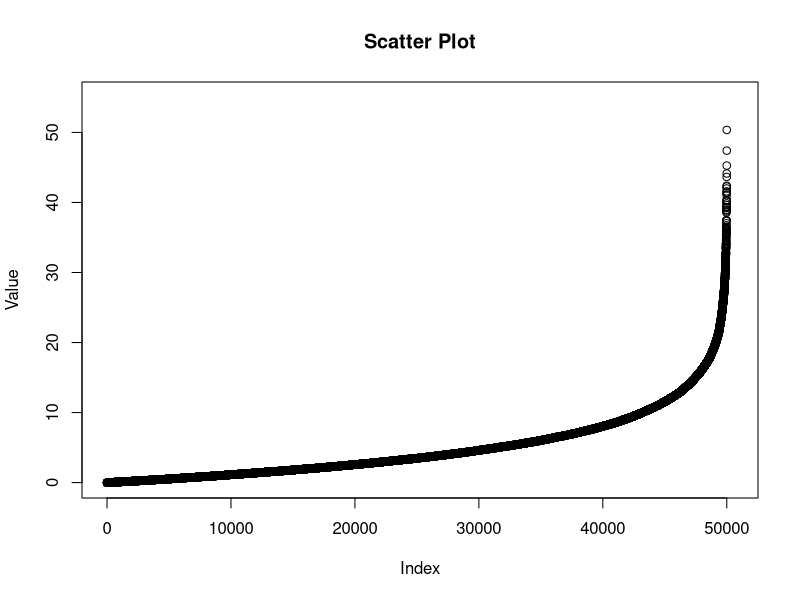
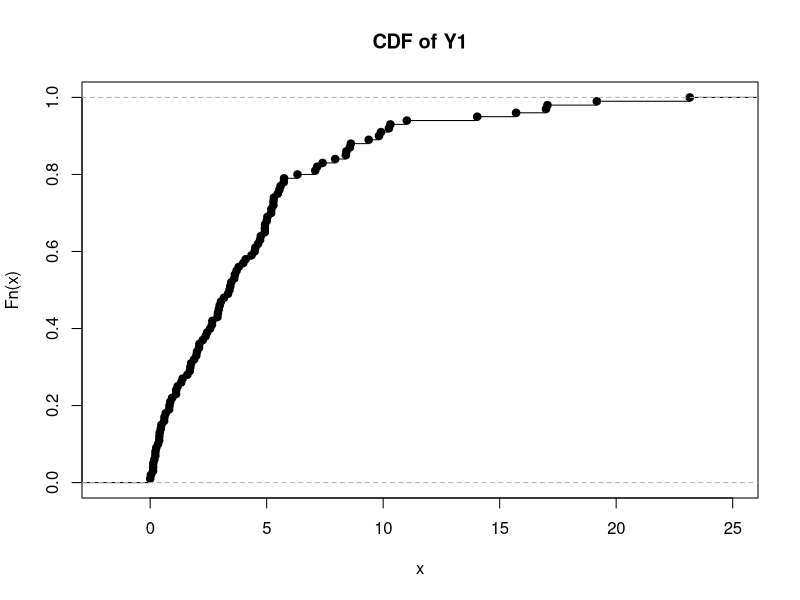
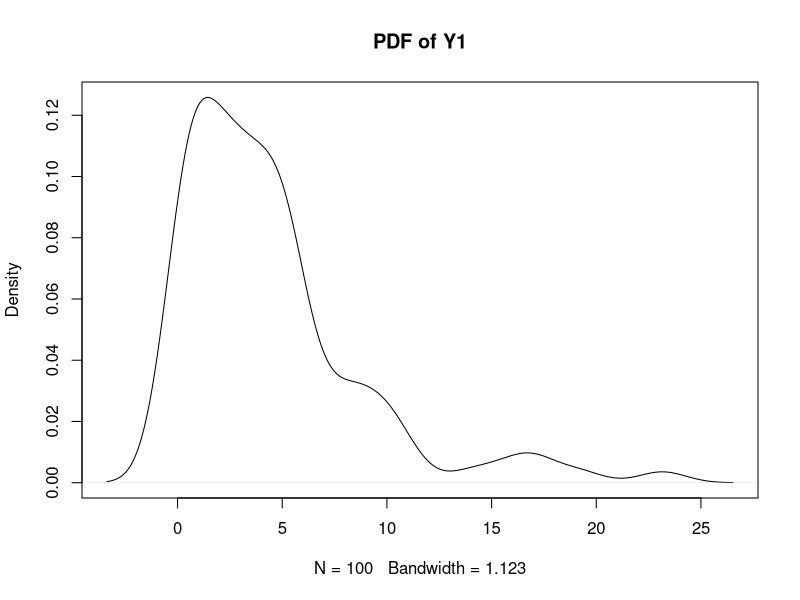
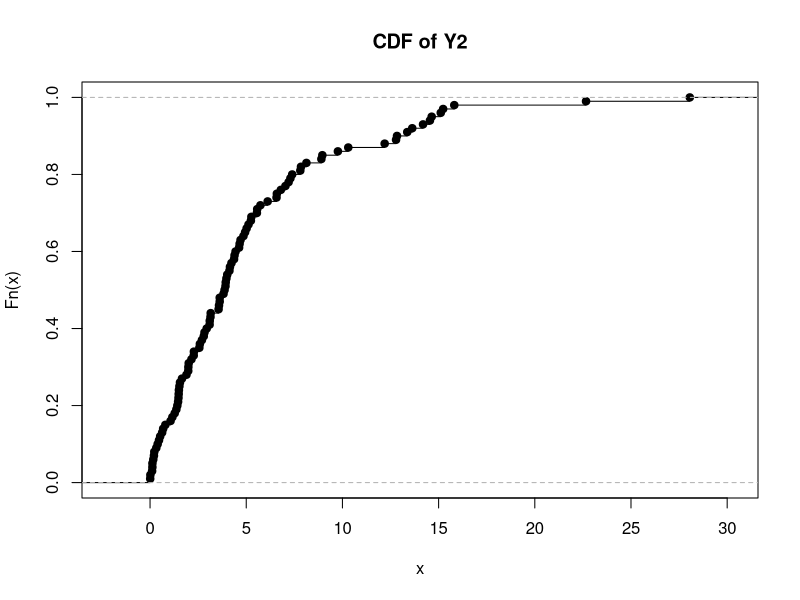
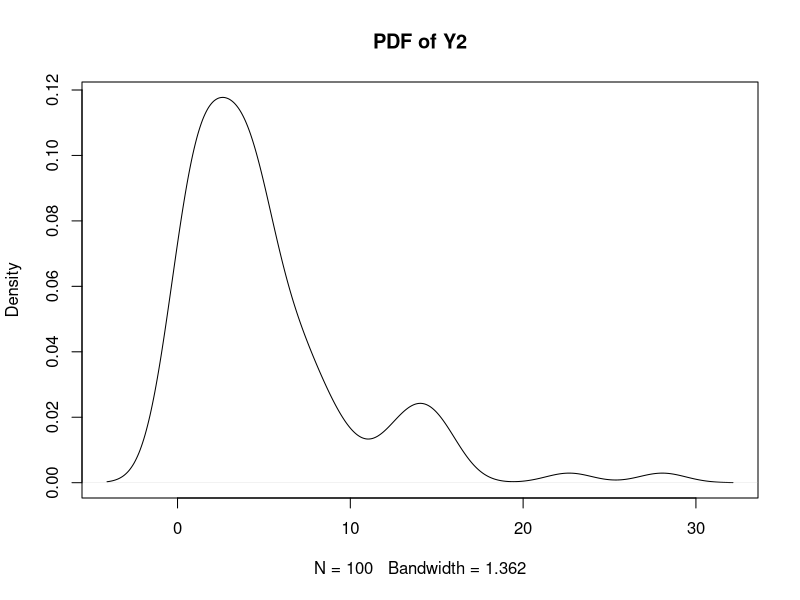
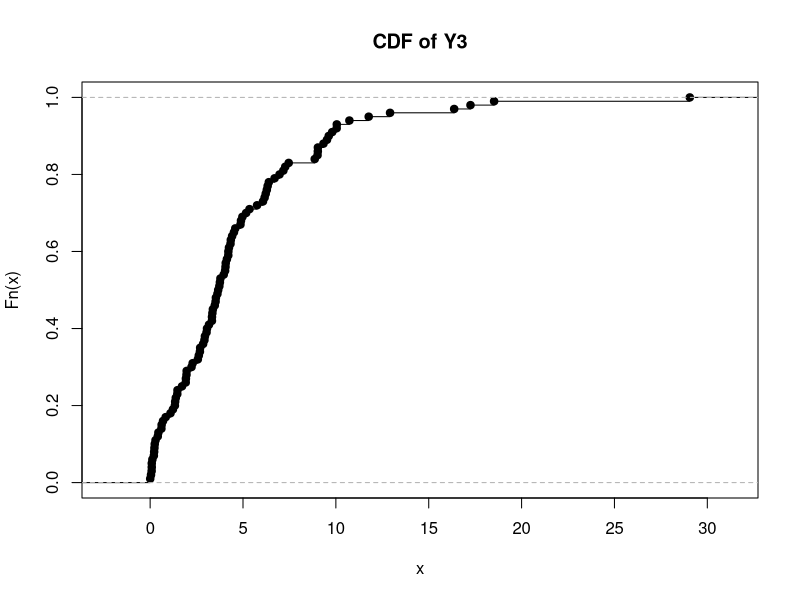
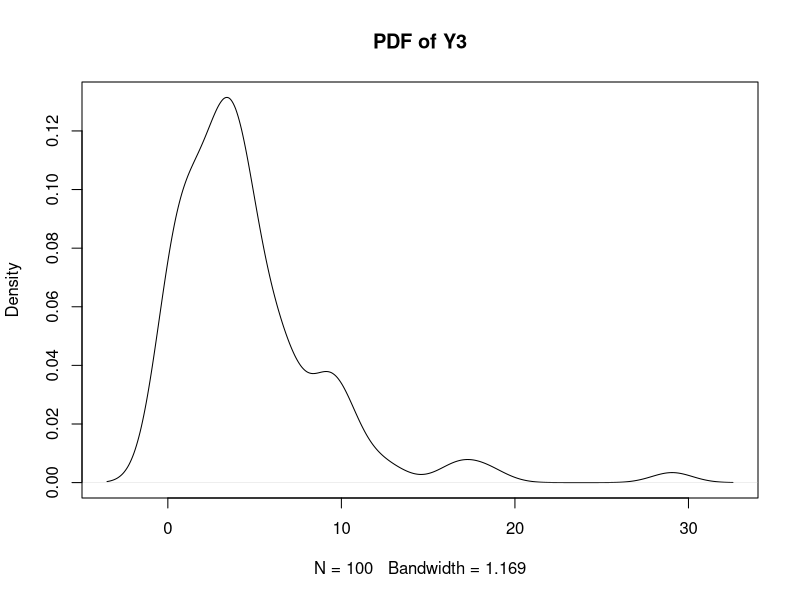
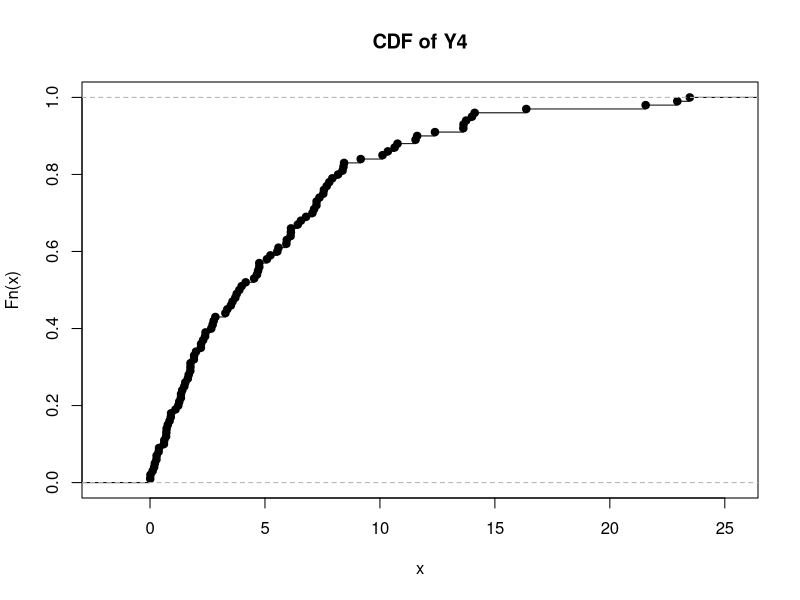

Write the R code that produced these figures, in order.
rand_exp <- function(n,lambda) {
    x <- runif(n)       #r(andom)unif(orm)
    for (i in 1:n) {
        x[i] <- -1*log(1-x[i], base = exp(1))/lambda
        if (x[i] < 0) {
            x[i]
        }
    }
    x   #return the vector x
}

createCDF <- function(vec,heading) {
    graph <- ecdf(vec)
    plot(graph, main = heading)
}

createPDF <- function(vec,heading) {
    graph <- density(vec)
    plot(graph, main = heading)
}

x_axis <- 1:50000
X <- rand_exp(50000,0.2)
X_sorted <- sort(X)

pdf(file = '160428.pdf')
plot(x = x_axis, y = X_sorted,
   xlab = "Index",
   ylab = "Value",
   xlim = c(1,50500),
   ylim = c(0,55),
   main = "Scatter Plot"
)

partitions <- list(head(X,100))
for (i in 2:500) {
    start <- (i-1)*100 + 1
    end <- i*100
    partitions[[i]] <- X[start:end]
}

#using if block so that the code collapses in a text editor
if (TRUE) {
    #createCDF(X,'CDF main')
    #createPDF(X,'PDF main')
    createCDF(partitions[[1]],'CDF of Y1')
    createPDF(partitions[[1]],'PDF of Y1')
    createCDF(partitions[[2]],'CDF of Y2')
    createPDF(partitions[[2]],'PDF of Y2')
    createCDF(partitions[[3]],'CDF of Y3')
    createPDF(partitions[[3]],'PDF of Y3')
    createCDF(partitions[[4]],'CDF of Y4')
    createPDF(partitions[[4]],'PDF of Y4')
    createCDF(partitions[[5]],'CDF of Y5')
    createPDF(partitions[[5]],'PDF of Y5')
}

meanvals <- list(mean(partitions[[1]]))
medianvals <- list(median(partitions[[1]]))
cat(paste("  Mean",1,":",meanvals[[1]],'\n'))
cat(paste("Median",1,":",medianvals[[1]],'\n'))
cat('\n')
for (i in 2:500) {
    meanvals[[i]] <- mean(partitions[[i]])
    medianvals[[i]] <- median(partitions[[i]])
    if (i < 6) {
        cat(paste("  Mean",i,":",meanvals[[i]],'\n'))
        cat(paste("Median",i,":",medianvals[[i]],'\n'))
        if (i < 5)
            cat('\n')
    }
}

Z <- unlist(meanvals, use.names=FALSE)

tab <- table(round(Z))
plot(tab, "h", xlab="Value", ylab="Frequency", main = "Frequency graph of Mean Values")
createCDF(Z,'CDF of Mean Values')
createPDF(Z,'PDF of Mean Values')

mean <- mean(Z)
sd <- sd(Z)
cat(paste("\nMean of Z = ",mean,'\n'))
cat(paste("  SD of Z = ",sd,'\n'))

mean_orig <- mean(X)
sd_orig <- sd(X)
cat(paste("\nMean of X = ",mean_orig,'\n'))
cat(paste("  SD of X = ",sd_orig,'\n'))

cat(paste("\nDifference of Means (Z-X) = ",mean-mean_orig,"\n"))
